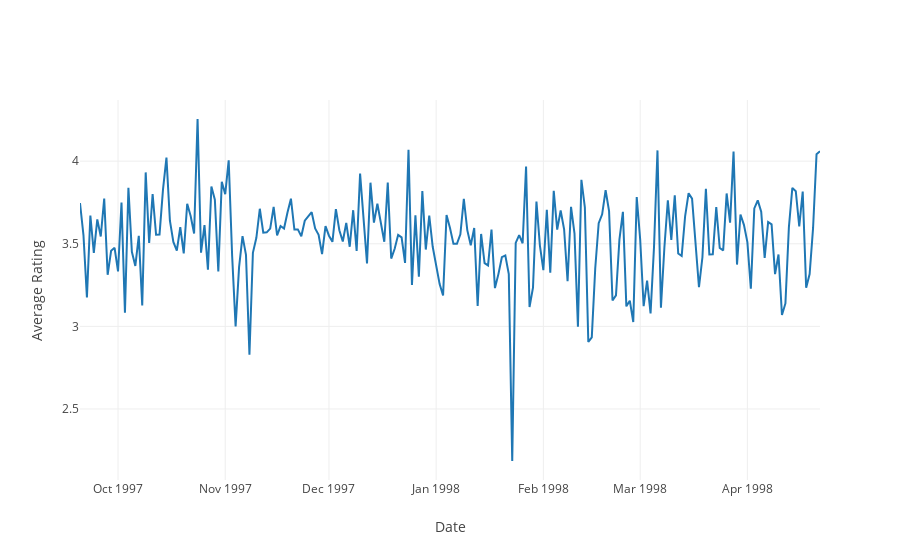

Notebook cell for this chart:
### Markdown cell above
#### Plotting average rating over the year

### Code cell
trace0 = Scatter(
        x = age_dist.index,
        y = age_dist.rating,
)

data = [trace0]
layout = dict(xaxis = dict(title = 'Date'),
              yaxis = dict(title = 'Average Rating'),
              )
fig = dict(data = data, layout = layout)
plot.iplot(fig, filename='Rating histogram')

### Figure 1 — Plotly figure (JSON) as saved in the notebook; plotly's stock layout.template omitted (floating-point values rounded to 4 significant figures; data arrays with more than 128 entries replaced by an {"elided": "..."} marker saying what was removed)
{"data": [{"type": "scatter", "x": {"elided": "213 str values"}, "y": {"elided": "213 float values"}}], "layout": {"xaxis": {"title": "Date"}, "yaxis": {"title": "Average Rating"}}}
